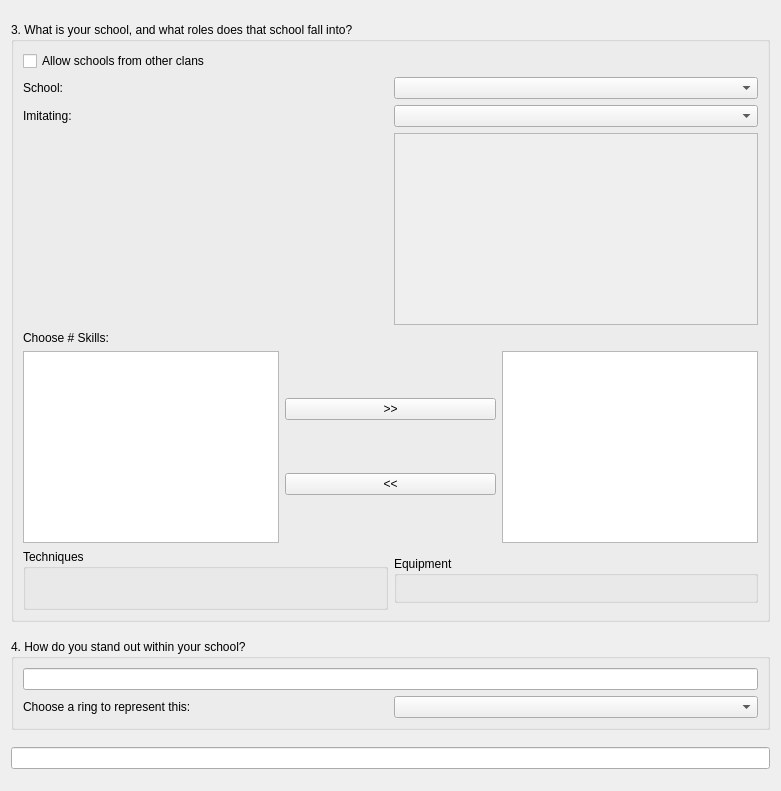
<?xml version="1.0" encoding="UTF-8"?>
<ui version="4.0">
 <class>NewCharWizardPage2</class>
 <widget class="QWizardPage" name="NewCharWizardPage2">
  <property name="geometry">
   <rect>
    <x>0</x>
    <y>0</y>
    <width>781</width>
    <height>791</height>
   </rect>
  </property>
  <property name="sizePolicy">
   <sizepolicy hsizetype="Preferred" vsizetype="Fixed">
    <horstretch>0</horstretch>
    <verstretch>0</verstretch>
   </sizepolicy>
  </property>
  <property name="minimumSize">
   <size>
    <width>0</width>
    <height>0</height>
   </size>
  </property>
  <property name="windowTitle">
   <string>WizardPage</string>
  </property>
  <layout class="QVBoxLayout" name="verticalLayout_4">
   <item>
    <widget class="QGroupBox" name="groupBox_3">
     <property name="sizePolicy">
      <sizepolicy hsizetype="Preferred" vsizetype="Fixed">
       <horstretch>0</horstretch>
       <verstretch>0</verstretch>
      </sizepolicy>
     </property>
     <property name="title">
      <string>3. What is your school, and what roles does that school fall into?</string>
     </property>
     <layout class="QGridLayout" name="gridLayout_3">
      <property name="sizeConstraint">
       <enum>QLayout::SetMinimumSize</enum>
      </property>
      <item row="0" column="0" colspan="2">
       <layout class="QGridLayout" name="gridLayout">
        <property name="sizeConstraint">
         <enum>QLayout::SetFixedSize</enum>
        </property>
        <item row="1" column="1">
         <widget class="QComboBox" name="nc2_school_ComboBox"/>
        </item>
        <item row="0" column="0">
         <widget class="QCheckBox" name="nc2_unrestrictedSchool_checkBox">
          <property name="text">
           <string>Allow schools from other clans</string>
          </property>
         </widget>
        </item>
        <item row="5" column="0">
         <widget class="DynamicChoiceWidget" name="ringWidget" native="true">
          <property name="sizePolicy">
           <sizepolicy hsizetype="Preferred" vsizetype="Fixed">
            <horstretch>0</horstretch>
            <verstretch>0</verstretch>
           </sizepolicy>
          </property>
          <property name="minimumSize">
           <size>
            <width>0</width>
            <height>20</height>
           </size>
          </property>
         </widget>
        </item>
        <item row="3" column="1" rowspan="3">
         <widget class="QTextEdit" name="nc2_schoolDesc_textEdit">
          <property name="enabled">
           <bool>false</bool>
          </property>
          <property name="sizePolicy">
           <sizepolicy hsizetype="Preferred" vsizetype="Preferred">
            <horstretch>0</horstretch>
            <verstretch>0</verstretch>
           </sizepolicy>
          </property>
         </widget>
        </item>
        <item row="1" column="0">
         <widget class="QLabel" name="label">
          <property name="text">
           <string>School:</string>
          </property>
         </widget>
        </item>
        <item row="2" column="1">
         <widget class="QComboBox" name="nc2_kitsune_comboBox"/>
        </item>
        <item row="2" column="0">
         <widget class="QLabel" name="nc2_kitsune_label">
          <property name="text">
           <string>Imitating:</string>
          </property>
         </widget>
        </item>
       </layout>
      </item>
      <item row="1" column="0">
       <widget class="QLabel" name="nc2_skill_Label">
        <property name="text">
         <string>Choose # Skills:</string>
        </property>
       </widget>
      </item>
      <item row="2" column="0" colspan="2">
       <layout class="QHBoxLayout" name="horizontalLayout">
        <property name="sizeConstraint">
         <enum>QLayout::SetFixedSize</enum>
        </property>
        <item>
         <widget class="QListView" name="nc2_skillOpt_listview">
          <property name="sizePolicy">
           <sizepolicy hsizetype="Preferred" vsizetype="Expanding">
            <horstretch>0</horstretch>
            <verstretch>0</verstretch>
           </sizepolicy>
          </property>
          <property name="editTriggers">
           <set>QAbstractItemView::NoEditTriggers</set>
          </property>
         </widget>
        </item>
        <item>
         <layout class="QVBoxLayout" name="verticalLayout">
          <item>
           <widget class="QPushButton" name="nc2_skillAdd_pushButton">
            <property name="text">
             <string>&gt;&gt;</string>
            </property>
           </widget>
          </item>
          <item>
           <widget class="QPushButton" name="nc2_skillRem_pushButton">
            <property name="text">
             <string>&lt;&lt;</string>
            </property>
           </widget>
          </item>
         </layout>
        </item>
        <item>
         <widget class="QListView" name="nc2_skillSel_listview">
          <property name="sizePolicy">
           <sizepolicy hsizetype="Preferred" vsizetype="Expanding">
            <horstretch>0</horstretch>
            <verstretch>0</verstretch>
           </sizepolicy>
          </property>
          <property name="editTriggers">
           <set>QAbstractItemView::NoEditTriggers</set>
          </property>
         </widget>
        </item>
       </layout>
      </item>
      <item row="3" column="0">
       <widget class="QGroupBox" name="groupBox_2">
        <property name="sizePolicy">
         <sizepolicy hsizetype="Preferred" vsizetype="Fixed">
          <horstretch>0</horstretch>
          <verstretch>0</verstretch>
         </sizepolicy>
        </property>
        <property name="title">
         <string>Techniques</string>
        </property>
        <layout class="QVBoxLayout" name="verticalLayout_2">
         <item>
          <widget class="DynamicChoiceWidget" name="techWidget" native="true">
           <property name="sizePolicy">
            <sizepolicy hsizetype="Preferred" vsizetype="Minimum">
             <horstretch>0</horstretch>
             <verstretch>0</verstretch>
            </sizepolicy>
           </property>
           <property name="minimumSize">
            <size>
             <width>0</width>
             <height>20</height>
            </size>
           </property>
          </widget>
         </item>
        </layout>
       </widget>
      </item>
      <item row="3" column="1">
       <widget class="QGroupBox" name="groupBox_4">
        <property name="sizePolicy">
         <sizepolicy hsizetype="Preferred" vsizetype="Fixed">
          <horstretch>0</horstretch>
          <verstretch>0</verstretch>
         </sizepolicy>
        </property>
        <property name="title">
         <string>Equipment</string>
        </property>
        <layout class="QVBoxLayout" name="verticalLayout_5">
         <item>
          <widget class="DynamicChoiceWidget" name="equipWidget" native="true">
           <property name="sizePolicy">
            <sizepolicy hsizetype="Preferred" vsizetype="Minimum">
             <horstretch>0</horstretch>
             <verstretch>0</verstretch>
            </sizepolicy>
           </property>
           <property name="minimumSize">
            <size>
             <width>0</width>
             <height>0</height>
            </size>
           </property>
          </widget>
         </item>
         <item>
          <widget class="DynamicChoiceWidget" name="equipSpecialWidget" native="true">
           <property name="sizePolicy">
            <sizepolicy hsizetype="Minimum" vsizetype="Preferred">
             <horstretch>0</horstretch>
             <verstretch>0</verstretch>
            </sizepolicy>
           </property>
          </widget>
         </item>
        </layout>
       </widget>
      </item>
     </layout>
    </widget>
   </item>
   <item>
    <widget class="QGroupBox" name="groupBox">
     <property name="sizePolicy">
      <sizepolicy hsizetype="Preferred" vsizetype="Fixed">
       <horstretch>0</horstretch>
       <verstretch>0</verstretch>
      </sizepolicy>
     </property>
     <property name="title">
      <string>4. How do you stand out within your school?</string>
     </property>
     <layout class="QVBoxLayout" name="verticalLayout_3">
      <item>
       <widget class="QLineEdit" name="nc2_q4_lineEdit"/>
      </item>
      <item>
       <layout class="QGridLayout" name="gridLayout_2">
        <item row="0" column="0">
         <widget class="QLabel" name="label_6">
          <property name="text">
           <string>Choose a ring to represent this:</string>
          </property>
         </widget>
        </item>
        <item row="0" column="1">
         <widget class="QComboBox" name="nc2_schoolSpecialtRing_ComboBox"/>
        </item>
       </layout>
      </item>
     </layout>
    </widget>
   </item>
   <item>
    <widget class="QLineEdit" name="nc2_HIDDEN_skillLineEdit"/>
   </item>
  </layout>
 </widget>
 <customwidgets>
  <customwidget>
   <class>DynamicChoiceWidget</class>
   <extends>QWidget</extends>
   <header location="global">dynamicchoicewidget.h</header>
   <container>1</container>
  </customwidget>
 </customwidgets>
 <resources/>
 <connections/>
</ui>
